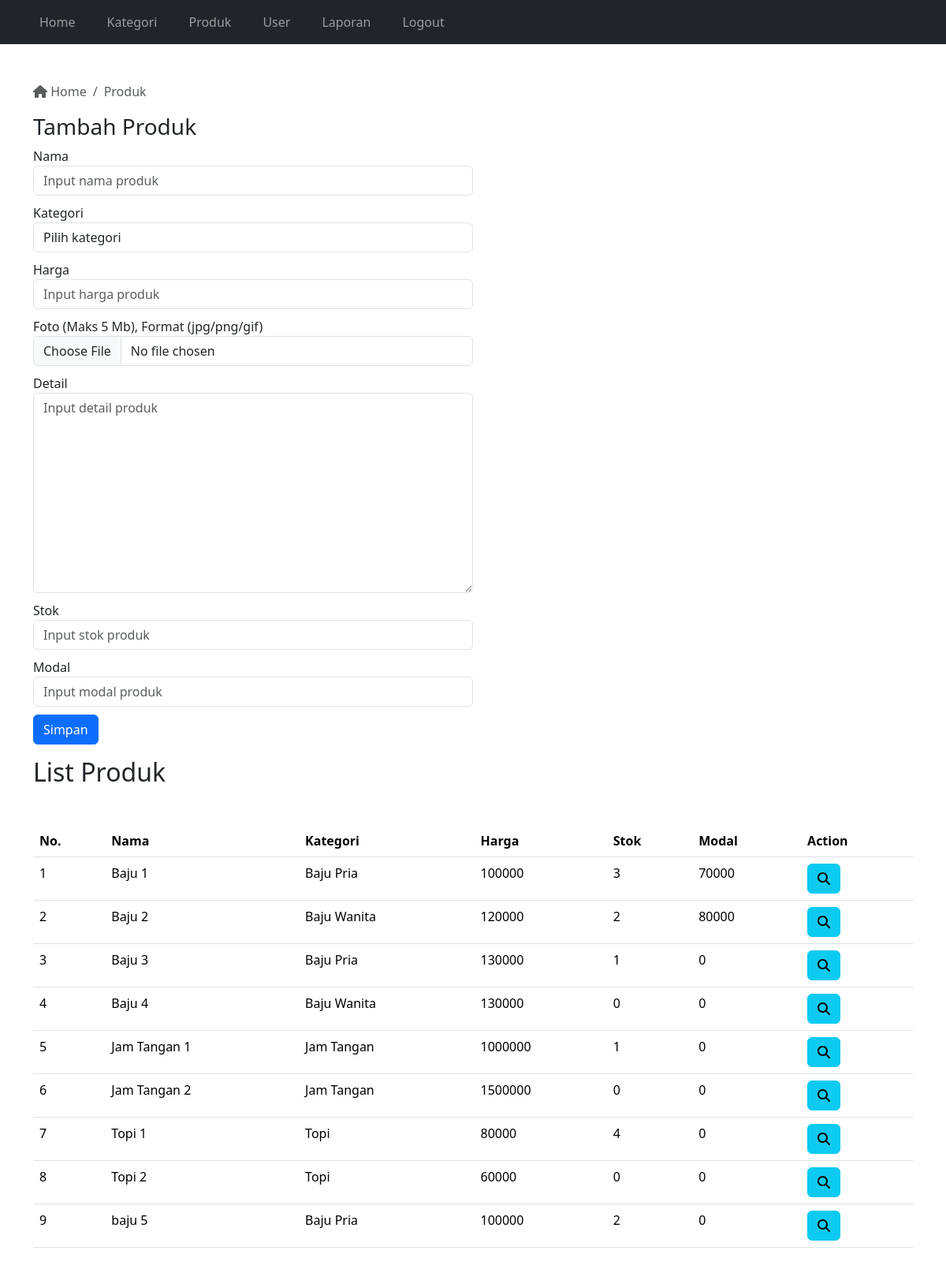
The page /adminpanel/produk.php (signed in) on the database its author committed.
### tables this page shows
CREATE TABLE `produk` (
  `id` int(11) NOT NULL,
  `kategori_id` int(11) NOT NULL,
  `nama` varchar(255) NOT NULL,
  `harga` double NOT NULL,
  `modal` double NOT NULL,
  `stok` int(11) NOT NULL,
  `foto` varchar(255) DEFAULT NULL,
  `detail` text DEFAULT NULL,
  `ketersediaan_stok` enum('habis','tersedia') DEFAULT 'tersedia'
);

CREATE TABLE `kategori` (
  `id` int(11) NOT NULL,
  `nama` varchar(100) NOT NULL
);

### adminpanel/produk.php (the view, shortened to what this page needs)
<?php
    require "../koneksi.php";
    $query = mysqli_query($con, "SELECT a.*, b.nama AS nama_kategori FROM produk a JOIN kategori b ON a.kategori_id=b.id");
    $jumlahProduk = mysqli_num_rows($query);
?>
<!DOCTYPE html>
<html lang="en">
<head>
    <link rel="stylesheet" href="../bootstrap/dist/css/bootstrap.min.css">
    <link rel="stylesheet" href="../fontawesome/css/fontawesome.min.css">
</head>
<body>
    <?php require "navbar.php"; ?>
    <div class="container mt-5 ">
        <nav aria-label="breadcrumb">
            <ol class="breadcrumb">
                <li class="breadcrumb-item active" aria-current="page">
                    <a href="../adminpanel" class="no-decoration text-muted">
                        <i class="fas fa-house"></i> Home
                    </a>
                </li>
                <li class="breadcrumb-item active" aria-current="page">
                    Produk
                </li>
            </ol>
        </nav>
        <div class="col-12 col-md-6">
            <h3>Tambah Produk</h3>
            <form action="" method="post" enctype="multipart/form-data">
                <div>
                    <label for="nama">Nama</label>
                    <input type="text" id="nama" name="nama" placeholder="Input nama produk" class="form-control" autocomplete="off" required>
                </div>
                <div>
                    <label for="kategori">Kategori</label>
                    <select name="kategori" id="kategori" class="form-control" required>
                        <option value="" disabled selected hidden>Pilih kategori</option>
                    </select>
                </div>
                <div>
                    <label for="harga">Harga</label>
                    <input type="number" name="harga" id="harga" placeholder="Input harga produk" class="form-control" autocomplete="off" required>
                </div>
                <div>
                    <label for="foto">Foto (Maks 5 Mb), Format (jpg/png/gif)</label>
                    <input type="file" name="foto" id="foto" class="form-control">
                </div>
                <div>
                    <label for="detail">Detail</label>
                    <textarea name="detail" id="detail" cols="30" rows="10" placeholder="Input detail produk" class="form-control"></textarea>
                </div>
                <div>
                    <label for="stok">Stok</label>
                    <input type="number" name="stok" id="stok" placeholder="Input stok produk" class="form-control" autocomplete="off" required>
                </div>
                <div>
                    <label for="modal">Modal</label>
                    <input type="number" name="modal" id="modal" placeholder="Input modal produk" class="form-control" autocomplete="off" required>
                </div>
                <div>
                    <button type="submit" class="btn btn-primary" name="simpan">Simpan</button>
                </div>
            </form>
        </div>
        <div class="mt-3 mb-5">
            <h2>List Produk</h2>
            <div class="table-responsive mt-5">
                <table class="table">
                    <thead>
                        <tr>
                            <th>No.</th>
                            <th>Nama</th>
                            <th>Kategori</th>
                            <th>Harga</th>
                            <th>Stok</th>
                            <th>Modal</th>
                            <th>Action</th>
                        </tr>
                    </thead>
                    <tbody>
                        <?php
                            if($jumlahProduk==0){
                        ?>
                            <tr>
                                <td colspan=7 class="text-center">Data produk tidak tersedia</td>
                            </tr>
                        <?php
                            }
                            else{
                                $jumlah = 1;
                                while($data=mysqli_fetch_array($query)){
                        ?>
                                <tr>
                                    <td><?php echo $jumlah; ?></td>
                                    <td><?php echo $data['nama']; ?></td>
                                    <td><?php echo $data['nama_kategori']; ?></td>
                                    <td><?php echo $data['harga']; ?></td>
                                    <td><?php echo $data['stok']; ?></td>
                                    <td><?php echo $data['modal']; ?></td>
                                    <td>
                                        <a href="produk-detail.php?p=<?php echo $data['id']; ?>" class="btn btn-info"><i class="fas fa-search"></i></a>
                                    </td>
                                </tr>
                        <?php
                                $jumlah++;
                                }
                            }
                        ?>
                    </tbody>
                </table>
            </div>
        </div>
    </div>
</body>
</html>

### adminpanel/produk.php (style rules this page uses)
.no-decoration { text-decoration: none; }
form div { margin-bottom: 10px; }

### rows shown on the page
produk: nama "Baju 1", kategori.nama "Baju Pria", harga "100000", stok "3", modal "70000"
produk: nama "Baju 2", kategori.nama "Baju Wanita", harga "120000", stok "2", modal "80000"
produk: nama "Baju 3", kategori.nama "Baju Pria", harga "130000", stok "1", modal "0"
produk: nama "Baju 4", kategori.nama "Baju Wanita", harga "130000", stok "0", modal "0"
produk: nama "Jam Tangan 1", kategori.nama "Jam Tangan", harga "1000000", stok "1", modal "0"
produk: nama "Jam Tangan 2", kategori.nama "Jam Tangan", harga "1500000", stok "0", modal "0"
produk: nama "Topi 1", kategori.nama "Topi", harga "80000", stok "4", modal "0"
produk: nama "Topi 2", kategori.nama "Topi", harga "60000", stok "0", modal "0"
produk: nama "baju 5", kategori.nama "Baju Pria", harga "100000", stok "2", modal "0"
